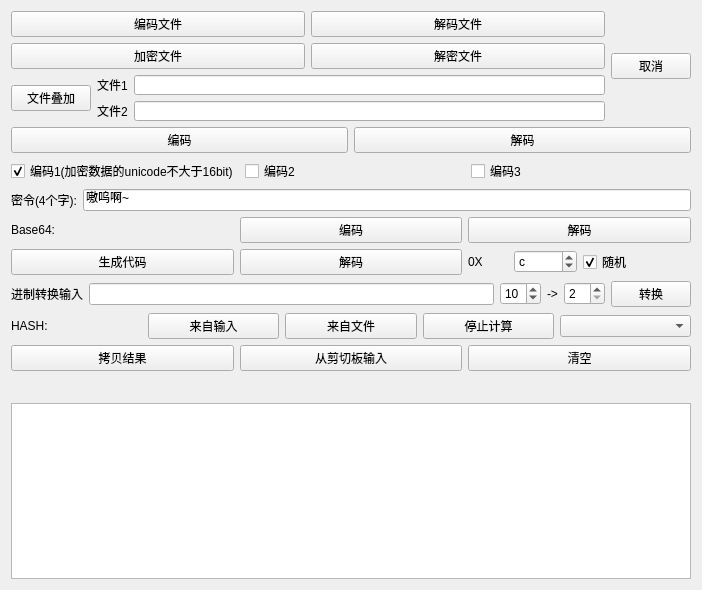
<?xml version="1.0" encoding="UTF-8"?>
<ui version="4.0">
 <class>ShouYinW</class>
 <widget class="QWidget" name="ShouYinW">
  <property name="geometry">
   <rect>
    <x>0</x>
    <y>0</y>
    <width>702</width>
    <height>590</height>
   </rect>
  </property>
  <property name="windowTitle">
   <string>Form</string>
  </property>
  <layout class="QVBoxLayout" name="verticalLayout_3">
   <item>
    <layout class="QHBoxLayout" name="horizontalLayout_12">
     <item>
      <layout class="QVBoxLayout" name="verticalLayout">
       <item>
        <layout class="QHBoxLayout" name="horizontalLayout_10">
         <item>
          <widget class="QPushButton" name="pushButtonf1">
           <property name="text">
            <string>编码文件</string>
           </property>
          </widget>
         </item>
         <item>
          <widget class="QPushButton" name="pushButtonf2">
           <property name="text">
            <string>解码文件</string>
           </property>
          </widget>
         </item>
        </layout>
       </item>
       <item>
        <layout class="QHBoxLayout" name="horizontalLayout_11">
         <item>
          <widget class="QPushButton" name="pushButtone">
           <property name="text">
            <string>加密文件</string>
           </property>
          </widget>
         </item>
         <item>
          <widget class="QPushButton" name="pushButtond">
           <property name="text">
            <string>解密文件</string>
           </property>
          </widget>
         </item>
        </layout>
       </item>
       <item>
        <layout class="QHBoxLayout" name="horizontalLayout_15">
         <item>
          <widget class="QPushButton" name="pushButtonff">
           <property name="text">
            <string>文件叠加</string>
           </property>
          </widget>
         </item>
         <item>
          <layout class="QVBoxLayout" name="verticalLayout_2">
           <item>
            <layout class="QHBoxLayout" name="horizontalLayout_13">
             <item>
              <widget class="QLabel" name="label_5">
               <property name="text">
                <string>文件1</string>
               </property>
              </widget>
             </item>
             <item>
              <widget class="QLineEdit" name="lineEdit1">
               <property name="minimumSize">
                <size>
                 <width>0</width>
                 <height>20</height>
                </size>
               </property>
              </widget>
             </item>
            </layout>
           </item>
           <item>
            <layout class="QHBoxLayout" name="horizontalLayout_14">
             <item>
              <widget class="QLabel" name="label_6">
               <property name="text">
                <string>文件2</string>
               </property>
              </widget>
             </item>
             <item>
              <widget class="QLineEdit" name="lineEdit2">
               <property name="minimumSize">
                <size>
                 <width>0</width>
                 <height>20</height>
                </size>
               </property>
              </widget>
             </item>
            </layout>
           </item>
          </layout>
         </item>
        </layout>
       </item>
      </layout>
     </item>
     <item>
      <widget class="QPushButton" name="pushButtonfc">
       <property name="text">
        <string>取消</string>
       </property>
      </widget>
     </item>
    </layout>
   </item>
   <item>
    <layout class="QHBoxLayout" name="horizontalLayout">
     <item>
      <widget class="QPushButton" name="pushButton1">
       <property name="text">
        <string>编码</string>
       </property>
      </widget>
     </item>
     <item>
      <widget class="QPushButton" name="pushButton2">
       <property name="text">
        <string>解码</string>
       </property>
      </widget>
     </item>
    </layout>
   </item>
   <item>
    <layout class="QHBoxLayout" name="horizontalLayout_2">
     <item>
      <widget class="QCheckBox" name="checkBox1">
       <property name="text">
        <string>编码1(加密数据的unicode不大于16bit)</string>
       </property>
       <property name="checked">
        <bool>true</bool>
       </property>
      </widget>
     </item>
     <item>
      <widget class="QCheckBox" name="checkBox1_2">
       <property name="text">
        <string>编码2</string>
       </property>
      </widget>
     </item>
     <item>
      <widget class="QCheckBox" name="checkBox3">
       <property name="text">
        <string>编码3</string>
       </property>
      </widget>
     </item>
    </layout>
   </item>
   <item>
    <layout class="QHBoxLayout" name="horizontalLayout_4">
     <item>
      <widget class="QLabel" name="label">
       <property name="text">
        <string>密令(4个字):</string>
       </property>
      </widget>
     </item>
     <item>
      <widget class="QLineEdit" name="lineEdit">
       <property name="text">
        <string>嗷呜啊~</string>
       </property>
      </widget>
     </item>
    </layout>
   </item>
   <item>
    <layout class="QHBoxLayout" name="horizontalLayout_7">
     <item>
      <widget class="QLabel" name="label_2">
       <property name="text">
        <string>Base64:</string>
       </property>
      </widget>
     </item>
     <item>
      <widget class="QPushButton" name="pushButtonb1">
       <property name="text">
        <string>编码</string>
       </property>
      </widget>
     </item>
     <item>
      <widget class="QPushButton" name="pushButtonb2">
       <property name="text">
        <string>解码</string>
       </property>
      </widget>
     </item>
    </layout>
   </item>
   <item>
    <layout class="QHBoxLayout" name="horizontalLayout_9">
     <item>
      <widget class="QPushButton" name="pushButton">
       <property name="text">
        <string>生成代码</string>
       </property>
      </widget>
     </item>
     <item>
      <widget class="QPushButton" name="pushButtonu">
       <property name="text">
        <string>解码</string>
       </property>
      </widget>
     </item>
     <item>
      <layout class="QHBoxLayout" name="horizontalLayout_6">
       <item>
        <layout class="QHBoxLayout" name="horizontalLayout_5">
         <item>
          <widget class="QLabel" name="label_3">
           <property name="maximumSize">
            <size>
             <width>40</width>
             <height>16777215</height>
            </size>
           </property>
           <property name="text">
            <string>0X</string>
           </property>
          </widget>
         </item>
         <item>
          <widget class="QSpinBox" name="spinBox">
           <property name="maximumSize">
            <size>
             <width>100</width>
             <height>16777215</height>
            </size>
           </property>
           <property name="maximum">
            <number>255</number>
           </property>
           <property name="value">
            <number>12</number>
           </property>
           <property name="displayIntegerBase">
            <number>16</number>
           </property>
          </widget>
         </item>
        </layout>
       </item>
       <item>
        <widget class="QCheckBox" name="checkBox">
         <property name="text">
          <string>随机</string>
         </property>
         <property name="checked">
          <bool>true</bool>
         </property>
        </widget>
       </item>
      </layout>
     </item>
    </layout>
   </item>
   <item>
    <layout class="QHBoxLayout" name="horizontalLayout_18">
     <item>
      <layout class="QHBoxLayout" name="horizontalLayout_16">
       <item>
        <widget class="QLabel" name="label_7">
         <property name="text">
          <string>进制转换输入</string>
         </property>
        </widget>
       </item>
       <item>
        <widget class="QLineEdit" name="lineEditj"/>
       </item>
      </layout>
     </item>
     <item>
      <layout class="QHBoxLayout" name="horizontalLayout_17">
       <item>
        <widget class="QSpinBox" name="spinBox1">
         <property name="minimum">
          <number>2</number>
         </property>
         <property name="maximum">
          <number>36</number>
         </property>
         <property name="value">
          <number>10</number>
         </property>
        </widget>
       </item>
       <item>
        <widget class="QLabel" name="label_8">
         <property name="text">
          <string>-&gt;</string>
         </property>
        </widget>
       </item>
       <item>
        <widget class="QSpinBox" name="spinBox2">
         <property name="minimum">
          <number>2</number>
         </property>
         <property name="maximum">
          <number>36</number>
         </property>
         <property name="value">
          <number>2</number>
         </property>
        </widget>
       </item>
      </layout>
     </item>
     <item>
      <widget class="QPushButton" name="pushButtonj">
       <property name="text">
        <string>转换</string>
       </property>
      </widget>
     </item>
    </layout>
   </item>
   <item>
    <layout class="QHBoxLayout" name="horizontalLayout_3">
     <item>
      <widget class="QLabel" name="label_4">
       <property name="text">
        <string>HASH:</string>
       </property>
      </widget>
     </item>
     <item>
      <widget class="QPushButton" name="pushButtonmd51">
       <property name="text">
        <string>来自输入</string>
       </property>
      </widget>
     </item>
     <item>
      <widget class="QPushButton" name="pushButtonmd52">
       <property name="text">
        <string>来自文件</string>
       </property>
      </widget>
     </item>
     <item>
      <widget class="QPushButton" name="pushButtonmd53">
       <property name="text">
        <string>停止计算</string>
       </property>
      </widget>
     </item>
     <item>
      <widget class="QComboBox" name="comboBox"/>
     </item>
    </layout>
   </item>
   <item>
    <layout class="QHBoxLayout" name="horizontalLayout_8">
     <item>
      <widget class="QPushButton" name="pushButtonC">
       <property name="text">
        <string>拷贝结果</string>
       </property>
      </widget>
     </item>
     <item>
      <widget class="QPushButton" name="pushButtonP">
       <property name="text">
        <string>从剪切板输入</string>
       </property>
      </widget>
     </item>
     <item>
      <widget class="QPushButton" name="pushButtoncl">
       <property name="text">
        <string>清空</string>
       </property>
      </widget>
     </item>
    </layout>
   </item>
   <item>
    <widget class="QLabel" name="labelinfo">
     <property name="minimumSize">
      <size>
       <width>0</width>
       <height>20</height>
      </size>
     </property>
     <property name="maximumSize">
      <size>
       <width>16777215</width>
       <height>0</height>
      </size>
     </property>
     <property name="text">
      <string/>
     </property>
    </widget>
   </item>
   <item>
    <widget class="QTextEdit" name="textEditIn"/>
   </item>
  </layout>
 </widget>
 <resources/>
 <connections/>
</ui>
